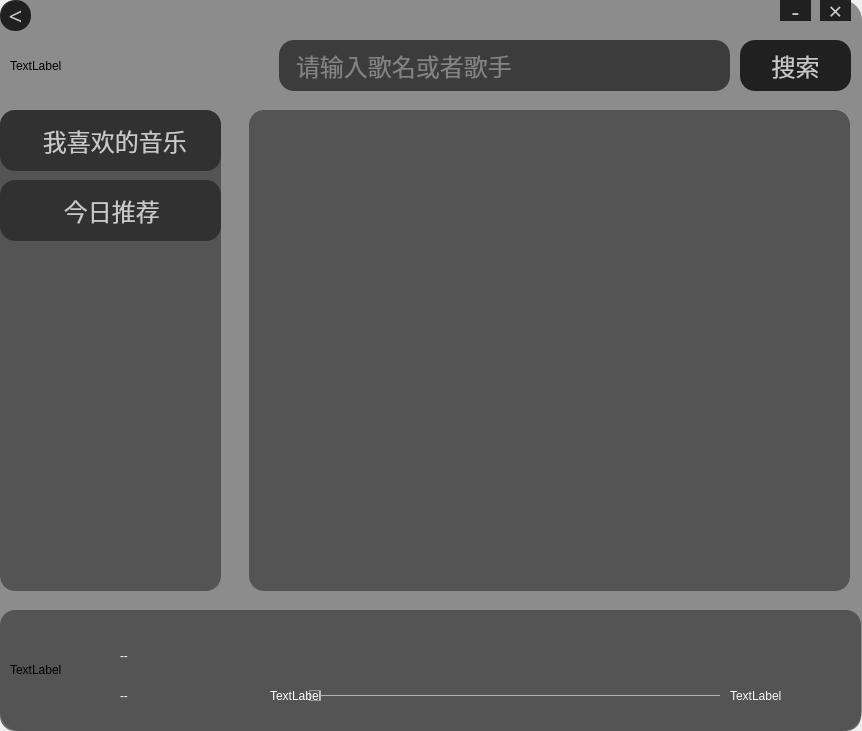
<?xml version="1.0" encoding="UTF-8"?>
<ui version="4.0">
 <class>MyMusicWindow</class>
 <widget class="QMainWindow" name="MyMusicWindow">
  <property name="geometry">
   <rect>
    <x>0</x>
    <y>0</y>
    <width>862</width>
    <height>731</height>
   </rect>
  </property>
  <property name="windowTitle">
   <string>MainWindow</string>
  </property>
  <property name="styleSheet">
   <string notr="true">#centralwidget{
	background:rgba(255,255,255,100%);
	border-radius:20px;
	background-color: rgb(140, 140, 140);
}
#pushButton{
	background:#1e1d1d;
	border-radius:15px;
	font-size: 24px ;
	font-family: Microsoft YaHei ;
	color: rgb(200,200,200); 
	background:rgba(20,20,20,90%)
}

#MyMusicWindow{
border-radius:15px;
}
#widget{
	border-radius:15px;
	background:rgba(70,70,70,80%)
}
QLineEdit{
	border-radius:15px;
	background:#1e1d1d;
	font-size: 24px ;
	font-family: Microsoft YaHei ;
	background:rgba(40,40,40,80%);
	color: rgb(200,200,200); 
	padding-left: 15px;
}
QLineEdit:hover
{
	color: rgb(255,255,255); 
    background-color: rgb(45,45,45);
	border-style: solid;
	border-width: 2px;
	border-color: rgb(20,20,20);
}
#widget_2{
	border-radius:15px;
	background:rgba(70,70,70,80%)
}
#widget_3{
	border-radius:15px;
	background:rgba(70,70,70,80%)
}
#search{
	background:#1e1d1d;
	border-radius:15px;
	font-size: 24px ;
	font-family: Microsoft YaHei ;
	color: rgb(200,200,200); 
	background:rgba(40,40,40,80%)

}
#search:hover{
	color: rgb(255,255,255); 
    background-color: rgb(45,45,45);
	border-style: solid;
	border-width: 2px;
	border-color: rgb(20,20,20);
}
#search:pressed {
	background:#1e1d1d;
	border-radius:15px;
	font-size: 24px ;
	font-family: Microsoft YaHei ;
	color: rgb(255,255,255); 
	background:rgba(20,20,20,90%)
}

QTableView{  
	background-color: rgba(70,70,70,80%);
    border: none;
    selection-background-color: rgba(80, 80, 80,80%);
	font-size: 25px;
	font-family: Microsoft YaHei ;
}
QHeaderView::section{         /*表头设置*/
    height:50px;    			/*表头高度*/
    color: white;
    font-size: 30px;
    font-weight: 900;
	font-family: Microsoft YaHei ;
    background-color: rgba(130, 130, 130,80%);
    text-align: center;
	border: 1px solid rgb(100,100,100);
}

QTableView::item:!alternate:!focus{
    background-color: rgba(200, 200, 200,80%);    /*交替行的另一颜色*/
    selection-color: rgba(0, 0, 0,80%);
	border: 1px solid rgb(100,100,100);
}
QTableView::item:alternate:!focus{
    background-color: rgba(130, 130, 130,80%);
	selection-color: rgba(0, 0, 0,80%);
	border: 1px solid rgb(100,100,100);
}

QScrollBar:vertical{ 
	width:20px;
	background-color:rgba(150, 150, 150,80%);/*垂直滚动条 背景 颜色*/
	margin:1px ;
	border:1px solid rgb(100,100,100);/*边框颜色*/
	padding-top:22px;
	padding-bottom:22px;
}

QScrollBar::handle:vertical{
 
	background:rgba(200, 200, 200,80%);
	min-height:50px;
 	border:1px solid rgb(255,255,255)
}

QScrollBar::add-page:vertical{
 	background:rgba(100, 100, 100,80%);
	min-height:50px;
 	border:1px solid rgb(100,100,100)
}


QScrollBar::sub-page:vertical{
	background:rgba(100, 100, 100,80%);
	min-height:50px;
 	border:1px solid rgb(100,100,100)
 
}

#play_menu{
	border-radius:15px;
	background:rgba(60,60,60,80%)
}

QSlider::groove:horizontal {
border: 0px solid #bbb;
}

QSlider::sub-page:horizontal {
	background: rgb(100,100,100,80%);
	border: 0px solid #777;
	border-radius: 2px;
	margin-top:15px;
	margin-bottom:15px;
}

QSlider::add-page:horizontal {
	background: rgb(200,200,200,80%);
	border: 0px solid #777;
	border-radius: 2px;
	margin-top:15px;
	margin-bottom:15px;
}

QSlider::handle:horizontal {
 	width: 10px;
 	background-color: #585858;
 	margin-top:10px;
 	margin-bottom:10px;
	border-radius: 100px; 
	border: 1px solid rgb(150,150,150);
}
QSlider::handle:horizontal:hover {
 	width: 15px;
 	background-color: #585858;
 	margin-top:5px;
 	margin-bottom:5px;
	border-radius: 100px; 
	border: 1px solid rgb(150,150,150);
 
}
#label{
	border-radius: 25px; 
}




</string>
  </property>
  <widget class="QWidget" name="centralwidget">
   <widget class="QTableView" name="tableView">
    <property name="geometry">
     <rect>
      <x>249</x>
      <y>110</y>
      <width>601</width>
      <height>481</height>
     </rect>
    </property>
    <property name="contextMenuPolicy">
     <enum>Qt::ActionsContextMenu</enum>
    </property>
    <property name="styleSheet">
     <string notr="true">border-radius:15px;</string>
    </property>
    <property name="editTriggers">
     <set>QAbstractItemView::NoEditTriggers</set>
    </property>
    <property name="showGrid">
     <bool>false</bool>
    </property>
    <property name="gridStyle">
     <enum>Qt::NoPen</enum>
    </property>
    <property name="wordWrap">
     <bool>false</bool>
    </property>
    <property name="cornerButtonEnabled">
     <bool>false</bool>
    </property>
    <attribute name="horizontalHeaderCascadingSectionResizes">
     <bool>false</bool>
    </attribute>
    <attribute name="horizontalHeaderHighlightSections">
     <bool>true</bool>
    </attribute>
   </widget>
   <widget class="QPushButton" name="pushButton_2">
    <property name="geometry">
     <rect>
      <x>0</x>
      <y>0</y>
      <width>31</width>
      <height>31</height>
     </rect>
    </property>
    <property name="styleSheet">
     <string notr="true">#pushButton_2{
	background:#1e1d1d;
	border-radius:15px;
	font-size: 24px ;
	font-family: Microsoft YaHei ;
	color: rgb(200,200,200); 
	background:rgba(20,20,20,90%)
}</string>
    </property>
    <property name="text">
     <string>&lt;</string>
    </property>
   </widget>
   <widget class="QWidget" name="widget" native="true">
    <property name="geometry">
     <rect>
      <x>0</x>
      <y>610</y>
      <width>861</width>
      <height>121</height>
     </rect>
    </property>
    <widget class="QPushButton" name="front_music">
     <property name="geometry">
      <rect>
       <x>420</x>
       <y>20</y>
       <width>50</width>
       <height>50</height>
      </rect>
     </property>
     <property name="maximumSize">
      <size>
       <width>50</width>
       <height>50</height>
      </size>
     </property>
     <property name="styleSheet">
      <string notr="true">#front_music{
	image: url(:/png/front_normal.png);
	border-radius:30px;
}
#front_music:hover{

	image: url(:/png/front_hover.png);
	border-radius:30px;
}
#front_music:pressed{
	image: url(:/png/front_pressed.png);
	border-radius:30px;
}
</string>
     </property>
     <property name="text">
      <string/>
     </property>
    </widget>
    <widget class="QPushButton" name="next_music">
     <property name="geometry">
      <rect>
       <x>580</x>
       <y>20</y>
       <width>50</width>
       <height>50</height>
      </rect>
     </property>
     <property name="maximumSize">
      <size>
       <width>50</width>
       <height>50</height>
      </size>
     </property>
     <property name="styleSheet">
      <string notr="true">#next_music{
	image: url(:/png/next_normal.png);
	border-radius:30px;
}
#next_music:hover{
	image: url(:/png/next_hover.png);
	border-radius:30px;
}
#next_music:pressed{
	image: url(:/png/next_pressed.png);
	border-radius:30px;
}</string>
     </property>
     <property name="text">
      <string/>
     </property>
    </widget>
    <widget class="QPushButton" name="play_button">
     <property name="geometry">
      <rect>
       <x>490</x>
       <y>10</y>
       <width>70</width>
       <height>70</height>
      </rect>
     </property>
     <property name="maximumSize">
      <size>
       <width>70</width>
       <height>70</height>
      </size>
     </property>
     <property name="styleSheet">
      <string notr="true">#play_button{
	image: url(:/png/play_normal.png);
	border-radius:30px;
}
#play_button:hover{
	image: url(:/png/play_hover.png);
	border-radius:30px;
}
#play_button:pressed{
	image: url(:/png/play_pressed.png);
	border-radius:30px;
}
</string>
     </property>
     <property name="text">
      <string/>
     </property>
    </widget>
    <widget class="QSlider" name="horizontalSlider">
     <property name="geometry">
      <rect>
       <x>309</x>
       <y>70</y>
       <width>411</width>
       <height>31</height>
      </rect>
     </property>
     <property name="pageStep">
      <number>10</number>
     </property>
     <property name="orientation">
      <enum>Qt::Horizontal</enum>
     </property>
     <property name="tickPosition">
      <enum>QSlider::NoTicks</enum>
     </property>
    </widget>
    <widget class="QLabel" name="label_4">
     <property name="geometry">
      <rect>
       <x>270</x>
       <y>60</y>
       <width>61</width>
       <height>51</height>
      </rect>
     </property>
     <property name="maximumSize">
      <size>
       <width>64</width>
       <height>16777215</height>
      </size>
     </property>
     <property name="styleSheet">
      <string notr="true">color: rgb(253, 253, 253);</string>
     </property>
     <property name="text">
      <string>TextLabel</string>
     </property>
    </widget>
    <widget class="QLabel" name="label">
     <property name="geometry">
      <rect>
       <x>730</x>
       <y>70</y>
       <width>64</width>
       <height>32</height>
      </rect>
     </property>
     <property name="minimumSize">
      <size>
       <width>64</width>
       <height>32</height>
      </size>
     </property>
     <property name="maximumSize">
      <size>
       <width>64</width>
       <height>32</height>
      </size>
     </property>
     <property name="styleSheet">
      <string notr="true">color: rgb(249, 249, 249);</string>
     </property>
     <property name="text">
      <string>TextLabel</string>
     </property>
    </widget>
    <widget class="QLabel" name="cover_label">
     <property name="geometry">
      <rect>
       <x>10</x>
       <y>10</y>
       <width>100</width>
       <height>100</height>
      </rect>
     </property>
     <property name="maximumSize">
      <size>
       <width>100</width>
       <height>100</height>
      </size>
     </property>
     <property name="text">
      <string>TextLabel</string>
     </property>
    </widget>
    <widget class="QLabel" name="singgername">
     <property name="geometry">
      <rect>
       <x>120</x>
       <y>70</y>
       <width>181</width>
       <height>31</height>
      </rect>
     </property>
     <property name="styleSheet">
      <string notr="true">color: rgb(247, 247, 247);</string>
     </property>
     <property name="text">
      <string>--</string>
     </property>
    </widget>
    <widget class="QLabel" name="songname">
     <property name="geometry">
      <rect>
       <x>120</x>
       <y>30</y>
       <width>161</width>
       <height>31</height>
      </rect>
     </property>
     <property name="styleSheet">
      <string notr="true">color: rgb(249, 249, 249);</string>
     </property>
     <property name="text">
      <string>--</string>
     </property>
    </widget>
    <widget class="QPushButton" name="pushButton_5">
     <property name="geometry">
      <rect>
       <x>360</x>
       <y>20</y>
       <width>41</width>
       <height>41</height>
      </rect>
     </property>
     <property name="styleSheet">
      <string notr="true">#pushButton_5{
	image: url(:/png/coll_normal1.png);
	border-radius:30px;
}
#pushButton_5:hover{
	
	image: url(:/png/coll_hover.png);
	border-radius:30px;
}
#pushButton_5:pressed{
	image: url(:/png/colled.png);
	border-radius:30px;
}</string>
     </property>
     <property name="text">
      <string/>
     </property>
    </widget>
   </widget>
   <widget class="QWidget" name="widget_2" native="true">
    <property name="geometry">
     <rect>
      <x>0</x>
      <y>110</y>
      <width>221</width>
      <height>481</height>
     </rect>
    </property>
    <widget class="QPushButton" name="like_button">
     <property name="geometry">
      <rect>
       <x>0</x>
       <y>0</y>
       <width>221</width>
       <height>61</height>
      </rect>
     </property>
     <property name="styleSheet">
      <string notr="true">#like_button{
	border-radius:15px;
	background:#1e1d1d;
	font-size: 24px ;
	font-family: Microsoft YaHei ;
	background:rgba(40,40,40,80%);
	color: rgb(200,200,200); 
	padding-left: 15px;
}
#like_button:hover
{
	color: rgb(255,255,255); 
    background-color: rgb(45,45,45);
	border-style: solid;
	border-width: 2px;
	border-color: rgb(20,20,20);
}</string>
     </property>
     <property name="text">
      <string>我喜欢的音乐 </string>
     </property>
    </widget>
    <widget class="QPushButton" name="reco_button">
     <property name="geometry">
      <rect>
       <x>0</x>
       <y>70</y>
       <width>221</width>
       <height>61</height>
      </rect>
     </property>
     <property name="styleSheet">
      <string notr="true">#reco_button{
	border-radius:15px;
	background:#1e1d1d;
	font-size: 24px ;
	font-family: Microsoft YaHei ;
	background:rgba(40,40,40,80%);
	color: rgb(200,200,200); 
	padding-left: 15px;
}

#reco_button:hover
{
	color: rgb(255,255,255); 
    background-color: rgb(45,45,45);
	border-style: solid;
	border-width: 2px;
	border-color: rgb(20,20,20);
}</string>
     </property>
     <property name="text">
      <string>今日推荐  </string>
     </property>
    </widget>
   </widget>
   <widget class="QLineEdit" name="lineEdit">
    <property name="geometry">
     <rect>
      <x>279</x>
      <y>40</y>
      <width>451</width>
      <height>51</height>
     </rect>
    </property>
    <property name="text">
     <string/>
    </property>
    <property name="placeholderText">
     <string>请输入歌名或者歌手</string>
    </property>
   </widget>
   <widget class="QPushButton" name="pushButton">
    <property name="geometry">
     <rect>
      <x>740</x>
      <y>40</y>
      <width>111</width>
      <height>51</height>
     </rect>
    </property>
    <property name="maximumSize">
     <size>
      <width>150</width>
      <height>16777215</height>
     </size>
    </property>
    <property name="styleSheet">
     <string notr="true">#pushButton{
	background:#1e1d1d;
	border-radius:15px;
	font-size: 24px ;
	font-family: Microsoft YaHei ;
	color: rgb(200,200,200); 
	background:rgba(20,20,20,90%)

}</string>
    </property>
    <property name="text">
     <string>搜索</string>
    </property>
    <property name="shortcut">
     <string>Return</string>
    </property>
   </widget>
   <widget class="QPushButton" name="pushButton_4">
    <property name="geometry">
     <rect>
      <x>780</x>
      <y>0</y>
      <width>31</width>
      <height>21</height>
     </rect>
    </property>
    <property name="styleSheet">
     <string notr="true">#pushButton_4{
	background:#1e1d1d;
	border-radius:15px;
	font-size: 24px ;
	font-family: Microsoft YaHei ;
	color: rgb(200,200,200); 
	background:rgba(20,20,20,90%)
}</string>
    </property>
    <property name="text">
     <string>-</string>
    </property>
   </widget>
   <widget class="QPushButton" name="pushButton_3">
    <property name="geometry">
     <rect>
      <x>820</x>
      <y>0</y>
      <width>31</width>
      <height>21</height>
     </rect>
    </property>
    <property name="styleSheet">
     <string notr="true">#pushButton_3{
	background:#1e1d1d;
	border-radius:15px;
	font-size: 24px ;
	font-family: Microsoft YaHei ;
	color: rgb(200,200,200); 
	background:rgba(20,20,20,90%)
}</string>
    </property>
    <property name="text">
     <string>×</string>
    </property>
   </widget>
   <widget class="QLabel" name="label_2">
    <property name="geometry">
     <rect>
      <x>10</x>
      <y>40</y>
      <width>211</width>
      <height>51</height>
     </rect>
    </property>
    <property name="text">
     <string>TextLabel</string>
    </property>
   </widget>
  </widget>
 </widget>
 <resources/>
 <connections/>
</ui>
